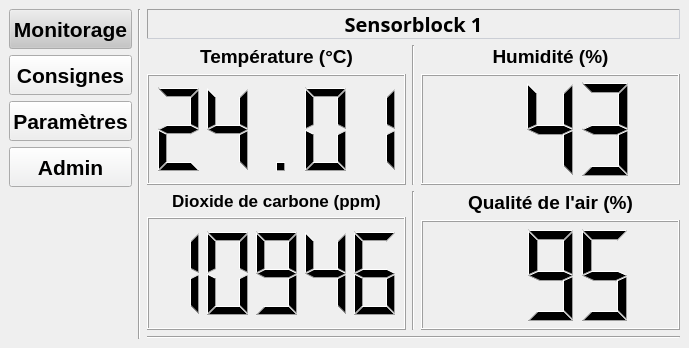
<?xml version="1.0" encoding="UTF-8"?>
<ui version="4.0">
 <class>WindowMonitor</class>
 <widget class="QMainWindow" name="WindowMonitor">
  <property name="geometry">
   <rect>
    <x>0</x>
    <y>0</y>
    <width>689</width>
    <height>348</height>
   </rect>
  </property>
  <property name="windowTitle">
   <string>GUI_ProjetEC_Monitoring</string>
  </property>
  <widget class="QWidget" name="centralwidget">
   <layout class="QHBoxLayout" name="horizontalLayout_4">
    <item>
     <layout class="QHBoxLayout" name="horizontalLayout">
      <item>
       <layout class="QVBoxLayout" name="verticalLayout_5">
        <item>
         <widget class="QPushButton" name="btn_Monitor_Menu">
          <property name="sizePolicy">
           <sizepolicy hsizetype="Fixed" vsizetype="Fixed">
            <horstretch>120</horstretch>
            <verstretch>0</verstretch>
           </sizepolicy>
          </property>
          <property name="minimumSize">
           <size>
            <width>120</width>
            <height>40</height>
           </size>
          </property>
          <property name="maximumSize">
           <size>
            <width>140</width>
            <height>16777215</height>
           </size>
          </property>
          <property name="palette">
           <palette>
            <active>
             <colorrole role="Button">
              <brush brushstyle="SolidPattern">
               <color alpha="255">
                <red>197</red>
                <green>197</green>
                <blue>198</blue>
               </color>
              </brush>
             </colorrole>
            </active>
            <inactive>
             <colorrole role="Button">
              <brush brushstyle="SolidPattern">
               <color alpha="255">
                <red>197</red>
                <green>197</green>
                <blue>198</blue>
               </color>
              </brush>
             </colorrole>
            </inactive>
            <disabled>
             <colorrole role="Button">
              <brush brushstyle="SolidPattern">
               <color alpha="255">
                <red>197</red>
                <green>197</green>
                <blue>198</blue>
               </color>
              </brush>
             </colorrole>
            </disabled>
           </palette>
          </property>
          <property name="font">
           <font>
            <pointsize>16</pointsize>
            <weight>75</weight>
            <bold>true</bold>
           </font>
          </property>
          <property name="text">
           <string>Monitorage</string>
          </property>
         </widget>
        </item>
        <item>
         <widget class="QPushButton" name="btn_Setpoints_Menu">
          <property name="sizePolicy">
           <sizepolicy hsizetype="Fixed" vsizetype="Fixed">
            <horstretch>120</horstretch>
            <verstretch>0</verstretch>
           </sizepolicy>
          </property>
          <property name="minimumSize">
           <size>
            <width>120</width>
            <height>40</height>
           </size>
          </property>
          <property name="maximumSize">
           <size>
            <width>140</width>
            <height>16777215</height>
           </size>
          </property>
          <property name="font">
           <font>
            <pointsize>16</pointsize>
            <weight>75</weight>
            <bold>true</bold>
           </font>
          </property>
          <property name="text">
           <string>Consignes</string>
          </property>
         </widget>
        </item>
        <item>
         <widget class="QPushButton" name="btn_Param_Menu">
          <property name="sizePolicy">
           <sizepolicy hsizetype="Fixed" vsizetype="Fixed">
            <horstretch>120</horstretch>
            <verstretch>0</verstretch>
           </sizepolicy>
          </property>
          <property name="minimumSize">
           <size>
            <width>120</width>
            <height>40</height>
           </size>
          </property>
          <property name="maximumSize">
           <size>
            <width>140</width>
            <height>16777215</height>
           </size>
          </property>
          <property name="font">
           <font>
            <pointsize>16</pointsize>
            <weight>75</weight>
            <bold>true</bold>
           </font>
          </property>
          <property name="text">
           <string>Paramètres</string>
          </property>
         </widget>
        </item>
        <item>
         <widget class="QPushButton" name="btn_Outils_Menu">
          <property name="sizePolicy">
           <sizepolicy hsizetype="Fixed" vsizetype="Fixed">
            <horstretch>120</horstretch>
            <verstretch>0</verstretch>
           </sizepolicy>
          </property>
          <property name="minimumSize">
           <size>
            <width>120</width>
            <height>40</height>
           </size>
          </property>
          <property name="maximumSize">
           <size>
            <width>140</width>
            <height>16777215</height>
           </size>
          </property>
          <property name="palette">
           <palette>
            <active>
             <colorrole role="Button">
              <brush brushstyle="SolidPattern">
               <color alpha="255">
                <red>239</red>
                <green>240</green>
                <blue>241</blue>
               </color>
              </brush>
             </colorrole>
            </active>
            <inactive>
             <colorrole role="Button">
              <brush brushstyle="SolidPattern">
               <color alpha="255">
                <red>239</red>
                <green>240</green>
                <blue>241</blue>
               </color>
              </brush>
             </colorrole>
            </inactive>
            <disabled>
             <colorrole role="Button">
              <brush brushstyle="SolidPattern">
               <color alpha="255">
                <red>239</red>
                <green>240</green>
                <blue>241</blue>
               </color>
              </brush>
             </colorrole>
            </disabled>
           </palette>
          </property>
          <property name="font">
           <font>
            <pointsize>16</pointsize>
            <weight>75</weight>
            <bold>true</bold>
           </font>
          </property>
          <property name="text">
           <string>Admin</string>
          </property>
         </widget>
        </item>
        <item>
         <spacer name="verticalSpacer">
          <property name="orientation">
           <enum>Qt::Vertical</enum>
          </property>
          <property name="sizeType">
           <enum>QSizePolicy::Expanding</enum>
          </property>
          <property name="sizeHint" stdset="0">
           <size>
            <width>20</width>
            <height>60</height>
           </size>
          </property>
         </spacer>
        </item>
       </layout>
      </item>
      <item>
       <widget class="Line" name="line_6">
        <property name="orientation">
         <enum>Qt::Vertical</enum>
        </property>
       </widget>
      </item>
      <item>
       <layout class="QHBoxLayout" name="horizontalLayout_2">
        <item>
         <layout class="QVBoxLayout" name="verticalLayout">
          <item>
           <layout class="QVBoxLayout" name="verticalLayout_2">
            <item>
             <widget class="QLabel" name="lbl_Sensor_Block_1">
              <property name="sizePolicy">
               <sizepolicy hsizetype="Preferred" vsizetype="Fixed">
                <horstretch>0</horstretch>
                <verstretch>0</verstretch>
               </sizepolicy>
              </property>
              <property name="minimumSize">
               <size>
                <width>100</width>
                <height>30</height>
               </size>
              </property>
              <property name="palette">
               <palette>
                <active>
                 <colorrole role="Light">
                  <brush brushstyle="SolidPattern">
                   <color alpha="255">
                    <red>203</red>
                    <green>206</green>
                    <blue>213</blue>
                   </color>
                  </brush>
                 </colorrole>
                 <colorrole role="BrightText">
                  <brush brushstyle="SolidPattern">
                   <color alpha="255">
                    <red>207</red>
                    <green>207</green>
                    <blue>207</blue>
                   </color>
                  </brush>
                 </colorrole>
                </active>
                <inactive>
                 <colorrole role="Light">
                  <brush brushstyle="SolidPattern">
                   <color alpha="255">
                    <red>203</red>
                    <green>206</green>
                    <blue>213</blue>
                   </color>
                  </brush>
                 </colorrole>
                 <colorrole role="BrightText">
                  <brush brushstyle="SolidPattern">
                   <color alpha="255">
                    <red>207</red>
                    <green>207</green>
                    <blue>207</blue>
                   </color>
                  </brush>
                 </colorrole>
                </inactive>
                <disabled>
                 <colorrole role="Light">
                  <brush brushstyle="SolidPattern">
                   <color alpha="255">
                    <red>203</red>
                    <green>206</green>
                    <blue>213</blue>
                   </color>
                  </brush>
                 </colorrole>
                 <colorrole role="BrightText">
                  <brush brushstyle="SolidPattern">
                   <color alpha="255">
                    <red>207</red>
                    <green>207</green>
                    <blue>207</blue>
                   </color>
                  </brush>
                 </colorrole>
                </disabled>
               </palette>
              </property>
              <property name="font">
               <font>
                <family>Ubuntu Light</family>
                <pointsize>15</pointsize>
                <weight>75</weight>
                <italic>false</italic>
                <bold>true</bold>
                <underline>false</underline>
               </font>
              </property>
              <property name="autoFillBackground">
               <bool>true</bool>
              </property>
              <property name="frameShape">
               <enum>QFrame::Panel</enum>
              </property>
              <property name="frameShadow">
               <enum>QFrame::Sunken</enum>
              </property>
              <property name="text">
               <string>Sensorblock 1</string>
              </property>
              <property name="alignment">
               <set>Qt::AlignCenter</set>
              </property>
             </widget>
            </item>
            <item>
             <layout class="QVBoxLayout" name="verticalLayout_7">
              <item>
               <layout class="QVBoxLayout" name="verticalLayout_9">
                <item>
                 <layout class="QHBoxLayout" name="horizontalLayout_3">
                  <item>
                   <layout class="QHBoxLayout" name="horizontalLayout_5">
                    <item>
                     <layout class="QVBoxLayout" name="verticalLayout_10">
                      <item>
                       <widget class="QLabel" name="lbl_Temp">
                        <property name="sizePolicy">
                         <sizepolicy hsizetype="MinimumExpanding" vsizetype="Fixed">
                          <horstretch>0</horstretch>
                          <verstretch>0</verstretch>
                         </sizepolicy>
                        </property>
                        <property name="minimumSize">
                         <size>
                          <width>200</width>
                          <height>0</height>
                         </size>
                        </property>
                        <property name="font">
                         <font>
                          <pointsize>14</pointsize>
                          <weight>75</weight>
                          <bold>true</bold>
                         </font>
                        </property>
                        <property name="text">
                         <string>     Température (°C)     </string>
                        </property>
                        <property name="alignment">
                         <set>Qt::AlignCenter</set>
                        </property>
                       </widget>
                      </item>
                      <item>
                       <widget class="QLCDNumber" name="lcd_Temp">
                        <property name="sizePolicy">
                         <sizepolicy hsizetype="MinimumExpanding" vsizetype="Expanding">
                          <horstretch>0</horstretch>
                          <verstretch>0</verstretch>
                         </sizepolicy>
                        </property>
                        <property name="minimumSize">
                         <size>
                          <width>200</width>
                          <height>0</height>
                         </size>
                        </property>
                        <property name="smallDecimalPoint">
                         <bool>false</bool>
                        </property>
                        <property name="segmentStyle">
                         <enum>QLCDNumber::Filled</enum>
                        </property>
                        <property name="value" stdset="0">
                         <double>24.010000000000002</double>
                        </property>
                       </widget>
                      </item>
                     </layout>
                    </item>
                   </layout>
                  </item>
                  <item>
                   <widget class="Line" name="line_4">
                    <property name="orientation">
                     <enum>Qt::Vertical</enum>
                    </property>
                   </widget>
                  </item>
                  <item>
                   <layout class="QHBoxLayout" name="horizontalLayout_6">
                    <item>
                     <layout class="QVBoxLayout" name="verticalLayout_11">
                      <item>
                       <widget class="QLabel" name="lbl_Humid">
                        <property name="sizePolicy">
                         <sizepolicy hsizetype="MinimumExpanding" vsizetype="Fixed">
                          <horstretch>0</horstretch>
                          <verstretch>0</verstretch>
                         </sizepolicy>
                        </property>
                        <property name="minimumSize">
                         <size>
                          <width>200</width>
                          <height>0</height>
                         </size>
                        </property>
                        <property name="font">
                         <font>
                          <pointsize>14</pointsize>
                          <weight>75</weight>
                          <bold>true</bold>
                         </font>
                        </property>
                        <property name="text">
                         <string>Humidité (%)</string>
                        </property>
                        <property name="alignment">
                         <set>Qt::AlignCenter</set>
                        </property>
                       </widget>
                      </item>
                      <item>
                       <widget class="QLCDNumber" name="lcd_Humid">
                        <property name="sizePolicy">
                         <sizepolicy hsizetype="MinimumExpanding" vsizetype="Expanding">
                          <horstretch>0</horstretch>
                          <verstretch>0</verstretch>
                         </sizepolicy>
                        </property>
                        <property name="minimumSize">
                         <size>
                          <width>200</width>
                          <height>0</height>
                         </size>
                        </property>
                        <property name="digitCount">
                         <number>3</number>
                        </property>
                        <property name="value" stdset="0">
                         <double>43.000000000000000</double>
                        </property>
                       </widget>
                      </item>
                     </layout>
                    </item>
                   </layout>
                  </item>
                 </layout>
                </item>
               </layout>
              </item>
              <item>
               <layout class="QVBoxLayout" name="verticalLayout_8">
                <item>
                 <layout class="QHBoxLayout" name="horizontalLayout_7">
                  <item>
                   <layout class="QHBoxLayout" name="horizontalLayout_8">
                    <item>
                     <layout class="QVBoxLayout" name="verticalLayout_12">
                      <item>
                       <widget class="QLabel" name="lbl_Dioxide">
                        <property name="sizePolicy">
                         <sizepolicy hsizetype="MinimumExpanding" vsizetype="Fixed">
                          <horstretch>0</horstretch>
                          <verstretch>0</verstretch>
                         </sizepolicy>
                        </property>
                        <property name="minimumSize">
                         <size>
                          <width>200</width>
                          <height>0</height>
                         </size>
                        </property>
                        <property name="font">
                         <font>
                          <pointsize>13</pointsize>
                          <weight>75</weight>
                          <bold>true</bold>
                         </font>
                        </property>
                        <property name="text">
                         <string>Dioxide de carbone (ppm)</string>
                        </property>
                        <property name="alignment">
                         <set>Qt::AlignCenter</set>
                        </property>
                       </widget>
                      </item>
                      <item>
                       <widget class="QLCDNumber" name="lcd_Dioxide">
                        <property name="sizePolicy">
                         <sizepolicy hsizetype="MinimumExpanding" vsizetype="Expanding">
                          <horstretch>0</horstretch>
                          <verstretch>0</verstretch>
                         </sizepolicy>
                        </property>
                        <property name="minimumSize">
                         <size>
                          <width>200</width>
                          <height>0</height>
                         </size>
                        </property>
                        <property name="value" stdset="0">
                         <double>10946.000000000000000</double>
                        </property>
                       </widget>
                      </item>
                     </layout>
                    </item>
                   </layout>
                  </item>
                  <item>
                   <widget class="Line" name="line_3">
                    <property name="orientation">
                     <enum>Qt::Vertical</enum>
                    </property>
                   </widget>
                  </item>
                  <item>
                   <layout class="QHBoxLayout" name="horizontalLayout_9">
                    <item>
                     <layout class="QVBoxLayout" name="verticalLayout_13">
                      <item>
                       <widget class="QLabel" name="lbl_TVOC">
                        <property name="sizePolicy">
                         <sizepolicy hsizetype="MinimumExpanding" vsizetype="Fixed">
                          <horstretch>0</horstretch>
                          <verstretch>0</verstretch>
                         </sizepolicy>
                        </property>
                        <property name="minimumSize">
                         <size>
                          <width>200</width>
                          <height>0</height>
                         </size>
                        </property>
                        <property name="font">
                         <font>
                          <pointsize>14</pointsize>
                          <weight>75</weight>
                          <bold>true</bold>
                         </font>
                        </property>
                        <property name="text">
                         <string>Qualité de l'air (%)</string>
                        </property>
                        <property name="alignment">
                         <set>Qt::AlignCenter</set>
                        </property>
                       </widget>
                      </item>
                      <item>
                       <widget class="QLCDNumber" name="lcd_TVOC">
                        <property name="sizePolicy">
                         <sizepolicy hsizetype="MinimumExpanding" vsizetype="Expanding">
                          <horstretch>0</horstretch>
                          <verstretch>0</verstretch>
                         </sizepolicy>
                        </property>
                        <property name="minimumSize">
                         <size>
                          <width>200</width>
                          <height>0</height>
                         </size>
                        </property>
                        <property name="digitCount">
                         <number>3</number>
                        </property>
                        <property name="value" stdset="0">
                         <double>95.000000000000000</double>
                        </property>
                       </widget>
                      </item>
                     </layout>
                    </item>
                   </layout>
                  </item>
                 </layout>
                </item>
               </layout>
              </item>
             </layout>
            </item>
            <item>
             <widget class="Line" name="line_2">
              <property name="sizePolicy">
               <sizepolicy hsizetype="Expanding" vsizetype="Fixed">
                <horstretch>0</horstretch>
                <verstretch>0</verstretch>
               </sizepolicy>
              </property>
              <property name="orientation">
               <enum>Qt::Horizontal</enum>
              </property>
             </widget>
            </item>
           </layout>
          </item>
         </layout>
        </item>
       </layout>
      </item>
     </layout>
    </item>
   </layout>
  </widget>
 </widget>
 <resources/>
 <connections/>
</ui>
